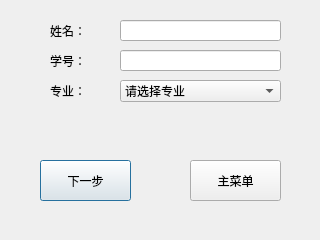
<?xml version="1.0" encoding="UTF-8"?>
<ui version="4.0">
 <class>newRegister</class>
 <widget class="QDialog" name="newRegister">
  <property name="geometry">
   <rect>
    <x>0</x>
    <y>0</y>
    <width>320</width>
    <height>240</height>
   </rect>
  </property>
  <property name="windowTitle">
   <string>Dialog</string>
  </property>
  <widget class="QLabel" name="label">
   <property name="geometry">
    <rect>
     <x>50</x>
     <y>20</y>
     <width>72</width>
     <height>21</height>
    </rect>
   </property>
   <property name="text">
    <string>姓名：</string>
   </property>
  </widget>
  <widget class="QLineEdit" name="lineEdit">
   <property name="geometry">
    <rect>
     <x>120</x>
     <y>20</y>
     <width>161</width>
     <height>21</height>
    </rect>
   </property>
  </widget>
  <widget class="QLineEdit" name="lineEdit_2">
   <property name="geometry">
    <rect>
     <x>120</x>
     <y>50</y>
     <width>161</width>
     <height>21</height>
    </rect>
   </property>
  </widget>
  <widget class="QLabel" name="label_2">
   <property name="geometry">
    <rect>
     <x>50</x>
     <y>50</y>
     <width>72</width>
     <height>21</height>
    </rect>
   </property>
   <property name="text">
    <string>学号：</string>
   </property>
  </widget>
  <widget class="QLabel" name="label_3">
   <property name="geometry">
    <rect>
     <x>50</x>
     <y>80</y>
     <width>72</width>
     <height>21</height>
    </rect>
   </property>
   <property name="text">
    <string>专业：</string>
   </property>
  </widget>
  <widget class="QComboBox" name="comboBox">
   <property name="geometry">
    <rect>
     <x>120</x>
     <y>80</y>
     <width>161</width>
     <height>22</height>
    </rect>
   </property>
   <item>
    <property name="text">
     <string>请选择专业</string>
    </property>
   </item>
   <item>
    <property name="text">
     <string>计算机科学与技术</string>
    </property>
   </item>
   <item>
    <property name="text">
     <string>软件工程</string>
    </property>
   </item>
   <item>
    <property name="text">
     <string>物联网工程</string>
    </property>
   </item>
   <item>
    <property name="text">
     <string>网络工程</string>
    </property>
   </item>
   <item>
    <property name="text">
     <string>其他</string>
    </property>
   </item>
  </widget>
  <widget class="QPushButton" name="pushButton">
   <property name="geometry">
    <rect>
     <x>40</x>
     <y>160</y>
     <width>91</width>
     <height>41</height>
    </rect>
   </property>
   <property name="text">
    <string>下一步</string>
   </property>
  </widget>
  <widget class="QPushButton" name="pushButton_2">
   <property name="geometry">
    <rect>
     <x>190</x>
     <y>160</y>
     <width>91</width>
     <height>41</height>
    </rect>
   </property>
   <property name="text">
    <string>主菜单</string>
   </property>
  </widget>
  <widget class="QLabel" name="label_4">
   <property name="geometry">
    <rect>
     <x>50</x>
     <y>120</y>
     <width>231</width>
     <height>21</height>
    </rect>
   </property>
   <property name="text">
    <string/>
   </property>
  </widget>
 </widget>
 <resources/>
 <connections/>
</ui>
